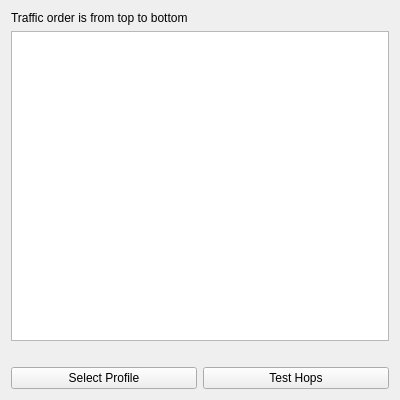
<?xml version="1.0" encoding="UTF-8"?>
<ui version="4.0">
 <class>EditChain</class>
 <widget class="QWidget" name="EditChain">
  <property name="geometry">
   <rect>
    <x>0</x>
    <y>0</y>
    <width>400</width>
    <height>400</height>
   </rect>
  </property>
  <property name="windowTitle">
   <string notr="true">EditChain</string>
  </property>
  <layout class="QVBoxLayout" name="verticalLayout">
   <item>
    <widget class="QLabel" name="label">
     <property name="text">
      <string>Traffic order is from top to bottom</string>
     </property>
    </widget>
   </item>
   <item>
    <widget class="QListWidget" name="listWidget">
     <property name="minimumSize">
      <size>
       <width>0</width>
       <height>300</height>
      </size>
     </property>
     <property name="contextMenuPolicy">
      <enum>Qt::ActionsContextMenu</enum>
     </property>
     <property name="dragDropMode">
      <enum>QAbstractItemView::InternalMove</enum>
     </property>
     <property name="defaultDropAction">
      <enum>Qt::MoveAction</enum>
     </property>
     <property name="movement">
      <enum>QListView::Free</enum>
     </property>
    </widget>
   </item>
   <item>
    <widget class="QLabel" name="step_status">
     <property name="visible">
      <bool>false</bool>
     </property>
     <property name="wordWrap">
      <bool>true</bool>
     </property>
    </widget>
   </item>
   <item>
    <layout class="QHBoxLayout" name="buttons_layout">
     <item>
      <widget class="QPushButton" name="select_profile">
       <property name="text">
        <string>Select Profile</string>
       </property>
      </widget>
     </item>
     <item>
      <widget class="QPushButton" name="test_hops">
       <property name="toolTip">
        <string>Tests each hop on its own and through every hop above it, without saving the chain</string>
       </property>
       <property name="text">
        <string>Test Hops</string>
       </property>
      </widget>
     </item>
    </layout>
   </item>
  </layout>
 </widget>
 <resources/>
 <connections/>
</ui>
